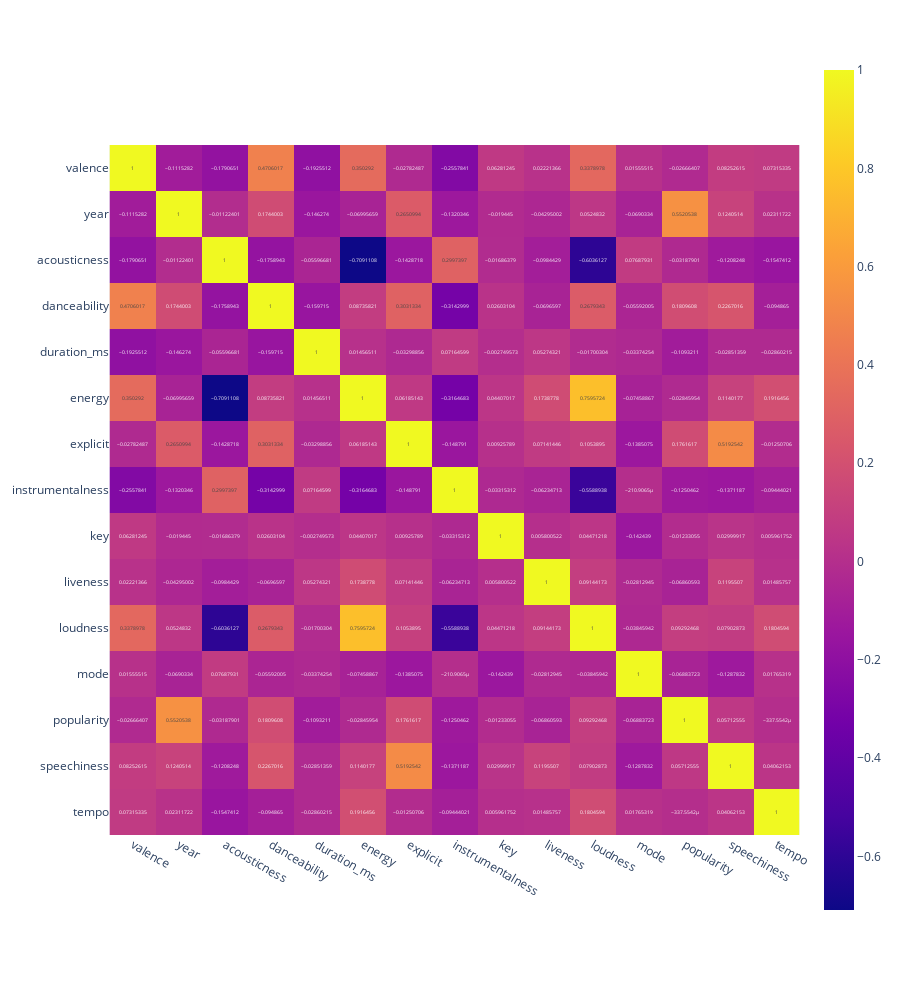

Notebook source saved alongside this figure:
### Code cell
plx.imshow(data.corr(), text_auto=True, height=1000)

### Figure 1 — Plotly figure (JSON) as saved in the notebook; plotly's stock layout.template omitted (floating-point values rounded to 4 significant figures; data arrays with more than 128 entries replaced by an {"elided": "..."} marker saying what was removed)
{"data": [{"coloraxis": "coloraxis", "hovertemplate": "x: %{x}<br>y: %{y}<br>color: %{z}<extra></extra>", "name": "0", "texttemplate": "%{z}", "type": "heatmap", "x": ["valence", "year", "acousticness", "danceability", "duration_ms", "energy", "explicit", "instrumentalness", "key", "liveness", "loudness", "mode", "popularity", "speechiness", "tempo"], "xaxis": "x", "y": ["valence", "year", "acousticness", "danceability", "duration_ms", "energy", "explicit", "instrumentalness", "key", "liveness", "loudness", "mode", "popularity", "speechiness", "tempo"], "yaxis": "y", "z": {"elided": "15x15 float values"}}], "layout": {"coloraxis": {"colorscale": [[0, "#0d0887"], [0.1111, "#46039f"], [0.2222, "#7201a8"], [0.3333, "#9c179e"], [0.4444, "#bd3786"], [0.5556, "#d8576b"], [0.6667, "#ed7953"], [0.7778, "#fb9f3a"], [0.8889, "#fdca26"], [1, "#f0f921"]]}, "height": 1000, "margin": {"t": 60}, "xaxis": {"anchor": "y", "constrain": "domain", "domain": [0, 1], "scaleanchor": "y"}, "yaxis": {"anchor": "x", "autorange": "reversed", "constrain": "domain", "domain": [0, 1]}}}
